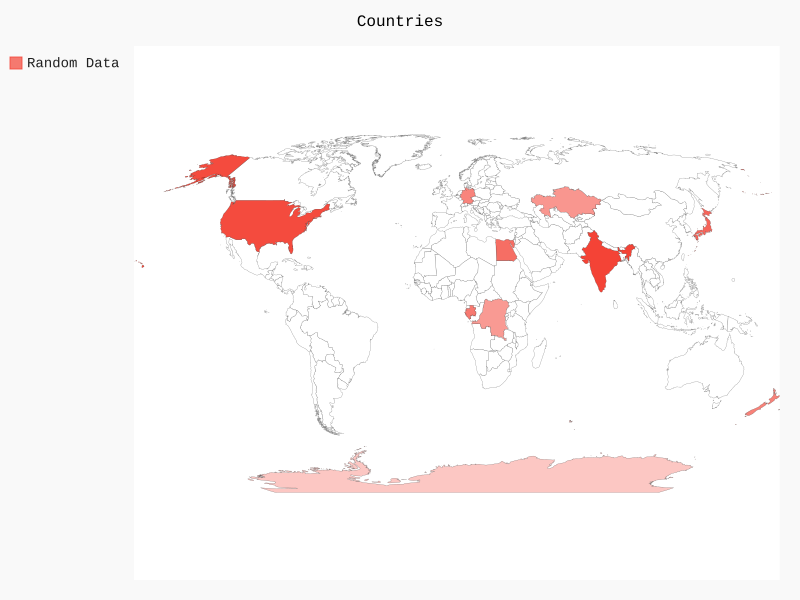

Python code for this plot:
import pygal

# Creating a world map
worldmap = pygal.maps.world.World()

# Setting the title of the map
worldmap.title = 'Countries'

# Adding the countries
worldmap.add('Random Data', {
    'aq'    : 10,
    'cd'    : 30,
    'de'    : 40,
    'eg'    : 50,
    'ga'    : 45,
    'hk'    : 23,
    'in'    : 70,
    'jp'    : 54,
    'nz'    : 41,
    'kz'    : 32,
    'us'    : 66
})

# Saving into the file
worldmap.render_to_file('PCBD.svg')

print("Success")
